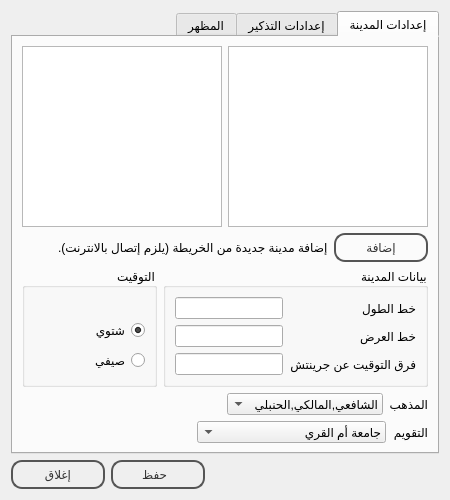
<?xml version="1.0" encoding="UTF-8"?>
<ui version="4.0">
 <class>SettingsDialog</class>
 <widget class="QDialog" name="SettingsDialog">
  <property name="geometry">
   <rect>
    <x>0</x>
    <y>0</y>
    <width>450</width>
    <height>500</height>
   </rect>
  </property>
  <property name="minimumSize">
   <size>
    <width>450</width>
    <height>500</height>
   </size>
  </property>
  <property name="maximumSize">
   <size>
    <width>450</width>
    <height>500</height>
   </size>
  </property>
  <property name="windowTitle">
   <string>Azan Settings</string>
  </property>
  <property name="windowIcon">
   <iconset resource="../images.qrc">
    <normaloff>:/images/images/configure.png</normaloff>:/images/images/configure.png</iconset>
  </property>
  <property name="layoutDirection">
   <enum>Qt::LeftToRight</enum>
  </property>
  <property name="styleSheet">
   <string notr="true">QPushButton,QToolButton {
                                    color: #333;
                                    border: 2px solid #555;
                                    border-radius: 11px;
                                    padding: 5px;
                                    background: qradialgradient(cx: 0.3, cy: -0.4,
                                    fx: 0.3, fy: -0.4,
                                    radius: 1.35, stop: 0 #fff, stop: 1 #888);
                                    min-width: 80px;
                                    }
                                    QPushButton:hover {
                                    background: qradialgradient(cx: 0.3, cy: -0.4,
                                    fx: 0.3, fy: -0.4,
                                    radius: 1.35, stop: 0 #fff, stop: 1 #bbb);
                                    }
                                    QPushButton:pressed {
                                    background: qradialgradient(cx: 0.4, cy: -0.1,
                                    fx: 0.4, fy: -0.1,
                                    radius: 1.35, stop: 0 #fff, stop: 1 #ddd);
                                    }
                                    QDialog{
                                    color: rgb(255, 255, 255);
                                    background-image: url(:/images/images/back.png);
                                    background-image: url(:/images/images/back.png);}</string>
  </property>
  <property name="modal">
   <bool>false</bool>
  </property>
  <layout class="QVBoxLayout" name="verticalLayout_5">
   <item>
    <layout class="QHBoxLayout" name="horizontalLayout_11">
     <item>
      <widget class="QTabWidget" name="tabWidget">
       <property name="enabled">
        <bool>true</bool>
       </property>
       <property name="focusPolicy">
        <enum>Qt::TabFocus</enum>
       </property>
       <property name="layoutDirection">
        <enum>Qt::RightToLeft</enum>
       </property>
       <property name="styleSheet">
        <string notr="true">#tabWidget
{
color: rgb(180, 180, 180);
background-image: url(:/images/images/back.jpeg);

}</string>
       </property>
       <property name="tabPosition">
        <enum>QTabWidget::North</enum>
       </property>
       <property name="tabShape">
        <enum>QTabWidget::Rounded</enum>
       </property>
       <property name="currentIndex">
        <number>0</number>
       </property>
       <property name="iconSize">
        <size>
         <width>32</width>
         <height>32</height>
        </size>
       </property>
       <property name="elideMode">
        <enum>Qt::ElideNone</enum>
       </property>
       <property name="documentMode">
        <bool>false</bool>
       </property>
       <property name="tabsClosable">
        <bool>false</bool>
       </property>
       <property name="movable">
        <bool>false</bool>
       </property>
       <widget class="QWidget" name="tabWidgetPage1">
        <property name="layoutDirection">
         <enum>Qt::LeftToRight</enum>
        </property>
        <attribute name="icon">
         <iconset resource="../images.qrc">
          <normaloff>:/images/images/kubbetussahra_128x128x32.png</normaloff>:/images/images/kubbetussahra_128x128x32.png</iconset>
        </attribute>
        <attribute name="title">
         <string>إعدادات المدينة</string>
        </attribute>
        <layout class="QVBoxLayout" name="verticalLayout">
         <item>
          <layout class="QHBoxLayout" name="horizontalLayout_10">
           <item>
            <widget class="QListWidget" name="listCountries"/>
           </item>
           <item>
            <widget class="QListWidget" name="listCities"/>
           </item>
          </layout>
         </item>
         <item>
          <layout class="QHBoxLayout" name="horizontalLayout_18">
           <item>
            <spacer name="horizontalSpacer_14">
             <property name="orientation">
              <enum>Qt::Horizontal</enum>
             </property>
             <property name="sizeHint" stdset="0">
              <size>
               <width>40</width>
               <height>20</height>
              </size>
             </property>
            </spacer>
           </item>
           <item>
            <widget class="QLabel" name="label_12">
             <property name="layoutDirection">
              <enum>Qt::RightToLeft</enum>
             </property>
             <property name="text">
              <string>إضافة مدينة جديدة من الخريطة (يلزم إتصال بالانترنت).</string>
             </property>
             <property name="alignment">
              <set>Qt::AlignRight|Qt::AlignTrailing|Qt::AlignVCenter</set>
             </property>
            </widget>
           </item>
           <item>
            <widget class="QPushButton" name="btnAddNew">
             <property name="text">
              <string>إضافة</string>
             </property>
            </widget>
           </item>
          </layout>
         </item>
         <item>
          <layout class="QHBoxLayout" name="horizontalLayout_7">
           <item>
            <widget class="QGroupBox" name="groupBox_2">
             <property name="layoutDirection">
              <enum>Qt::RightToLeft</enum>
             </property>
             <property name="title">
              <string>التوقيت</string>
             </property>
             <layout class="QVBoxLayout" name="verticalLayout_3">
              <item>
               <spacer name="horizontalSpacer_8">
                <property name="orientation">
                 <enum>Qt::Horizontal</enum>
                </property>
                <property name="sizeHint" stdset="0">
                 <size>
                  <width>40</width>
                  <height>20</height>
                 </size>
                </property>
               </spacer>
              </item>
              <item>
               <layout class="QHBoxLayout" name="horizontalLayout_5">
                <item>
                 <widget class="QRadioButton" name="rbWinter">
                  <property name="text">
                   <string>شتوي</string>
                  </property>
                  <property name="checked">
                   <bool>true</bool>
                  </property>
                 </widget>
                </item>
                <item>
                 <spacer name="horizontalSpacer_3">
                  <property name="orientation">
                   <enum>Qt::Horizontal</enum>
                  </property>
                  <property name="sizeHint" stdset="0">
                   <size>
                    <width>40</width>
                    <height>20</height>
                   </size>
                  </property>
                 </spacer>
                </item>
               </layout>
              </item>
              <item>
               <layout class="QHBoxLayout" name="horizontalLayout_6">
                <item>
                 <widget class="QRadioButton" name="rbSummer">
                  <property name="text">
                   <string>صيفي</string>
                  </property>
                 </widget>
                </item>
                <item>
                 <spacer name="horizontalSpacer_4">
                  <property name="orientation">
                   <enum>Qt::Horizontal</enum>
                  </property>
                  <property name="sizeHint" stdset="0">
                   <size>
                    <width>40</width>
                    <height>20</height>
                   </size>
                  </property>
                 </spacer>
                </item>
               </layout>
              </item>
             </layout>
            </widget>
           </item>
           <item>
            <widget class="QGroupBox" name="groupBox">
             <property name="layoutDirection">
              <enum>Qt::RightToLeft</enum>
             </property>
             <property name="title">
              <string>بيانات المدينة</string>
             </property>
             <layout class="QVBoxLayout" name="verticalLayout_2">
              <item>
               <layout class="QHBoxLayout" name="horizontalLayout_3">
                <item>
                 <widget class="QLabel" name="label">
                  <property name="text">
                   <string>خط الطول</string>
                  </property>
                 </widget>
                </item>
                <item>
                 <spacer name="horizontalSpacer">
                  <property name="orientation">
                   <enum>Qt::Horizontal</enum>
                  </property>
                  <property name="sizeHint" stdset="0">
                   <size>
                    <width>40</width>
                    <height>20</height>
                   </size>
                  </property>
                 </spacer>
                </item>
                <item>
                 <widget class="QLineEdit" name="txtLongitude"/>
                </item>
               </layout>
              </item>
              <item>
               <layout class="QHBoxLayout" name="horizontalLayout">
                <item>
                 <widget class="QLabel" name="label_2">
                  <property name="text">
                   <string>خط العرض</string>
                  </property>
                 </widget>
                </item>
                <item>
                 <spacer name="horizontalSpacer_2">
                  <property name="orientation">
                   <enum>Qt::Horizontal</enum>
                  </property>
                  <property name="sizeHint" stdset="0">
                   <size>
                    <width>40</width>
                    <height>20</height>
                   </size>
                  </property>
                 </spacer>
                </item>
                <item>
                 <widget class="QLineEdit" name="txtLatitude"/>
                </item>
               </layout>
              </item>
              <item>
               <layout class="QHBoxLayout" name="horizontalLayout_4">
                <item>
                 <widget class="QLabel" name="label_3">
                  <property name="text">
                   <string>فرق التوقيت عن جرينتش</string>
                  </property>
                 </widget>
                </item>
                <item>
                 <widget class="QLineEdit" name="txtTimeZone"/>
                </item>
               </layout>
              </item>
             </layout>
            </widget>
           </item>
          </layout>
         </item>
         <item>
          <layout class="QHBoxLayout" name="horizontalLayout_8">
           <item>
            <spacer name="horizontalSpacer_5">
             <property name="orientation">
              <enum>Qt::Horizontal</enum>
             </property>
             <property name="sizeHint" stdset="0">
              <size>
               <width>40</width>
               <height>20</height>
              </size>
             </property>
            </spacer>
           </item>
           <item>
            <widget class="QComboBox" name="cboxMazhab">
             <property name="layoutDirection">
              <enum>Qt::RightToLeft</enum>
             </property>
             <item>
              <property name="text">
               <string>الشافعي,المالكي,الحنبلي</string>
              </property>
             </item>
             <item>
              <property name="text">
               <string>الحنفي</string>
              </property>
             </item>
            </widget>
           </item>
           <item>
            <widget class="QLabel" name="label_4">
             <property name="layoutDirection">
              <enum>Qt::RightToLeft</enum>
             </property>
             <property name="text">
              <string>المذهب</string>
             </property>
            </widget>
           </item>
          </layout>
         </item>
         <item>
          <layout class="QHBoxLayout" name="horizontalLayout_9">
           <item>
            <spacer name="horizontalSpacer_6">
             <property name="orientation">
              <enum>Qt::Horizontal</enum>
             </property>
             <property name="sizeHint" stdset="0">
              <size>
               <width>40</width>
               <height>20</height>
              </size>
             </property>
            </spacer>
           </item>
           <item>
            <widget class="QComboBox" name="cboxCalendar">
             <property name="layoutDirection">
              <enum>Qt::RightToLeft</enum>
             </property>
             <item>
              <property name="text">
               <string>جامعة أم القري</string>
              </property>
             </item>
             <item>
              <property name="text">
               <string>الهيئة  المصرية للمساحة</string>
              </property>
             </item>
             <item>
              <property name="text">
               <string>جامعة العلوم الأسلامية بكراتشي</string>
              </property>
             </item>
             <item>
              <property name="text">
               <string>الأتحاد الأسلامي بأمريكا الشمالية</string>
              </property>
             </item>
             <item>
              <property name="text">
               <string>رابطة العالم الأسلامي</string>
              </property>
             </item>
            </widget>
           </item>
           <item>
            <widget class="QLabel" name="label_5">
             <property name="layoutDirection">
              <enum>Qt::RightToLeft</enum>
             </property>
             <property name="text">
              <string>التقويم</string>
             </property>
            </widget>
           </item>
          </layout>
         </item>
        </layout>
       </widget>
       <widget class="QWidget" name="tabWidgetPage2">
        <property name="layoutDirection">
         <enum>Qt::LeftToRight</enum>
        </property>
        <attribute name="icon">
         <iconset resource="../images.qrc">
          <normaloff>:/images/images/preferences-desktop-sound.png</normaloff>:/images/images/preferences-desktop-sound.png</iconset>
        </attribute>
        <attribute name="title">
         <string>إعدادات التذكير</string>
        </attribute>
        <layout class="QVBoxLayout" name="verticalLayout_4">
         <item>
          <layout class="QHBoxLayout" name="horizontalLayout_13">
           <item>
            <spacer name="horizontalSpacer_9">
             <property name="orientation">
              <enum>Qt::Horizontal</enum>
             </property>
             <property name="sizeHint" stdset="0">
              <size>
               <width>40</width>
               <height>20</height>
              </size>
             </property>
            </spacer>
           </item>
           <item>
            <widget class="QLabel" name="label_7">
             <property name="text">
              <string>صوت الأذان</string>
             </property>
            </widget>
           </item>
          </layout>
         </item>
         <item>
          <layout class="QHBoxLayout" name="horizontalLayout_12">
           <item>
            <spacer name="horizontalSpacer_11">
             <property name="orientation">
              <enum>Qt::Horizontal</enum>
             </property>
             <property name="sizeHint" stdset="0">
              <size>
               <width>40</width>
               <height>20</height>
              </size>
             </property>
            </spacer>
           </item>
           <item>
            <widget class="QToolButton" name="btnStop">
             <property name="sizePolicy">
              <sizepolicy hsizetype="Preferred" vsizetype="Preferred">
               <horstretch>0</horstretch>
               <verstretch>0</verstretch>
              </sizepolicy>
             </property>
             <property name="minimumSize">
              <size>
               <width>94</width>
               <height>0</height>
              </size>
             </property>
             <property name="cursor">
              <cursorShape>PointingHandCursor</cursorShape>
             </property>
             <property name="toolTip">
              <string>Stop Azan </string>
             </property>
             <property name="text">
              <string/>
             </property>
             <property name="icon">
              <iconset resource="../images.qrc">
               <normaloff>:/images/images/media-playback-pause.png</normaloff>:/images/images/media-playback-pause.png</iconset>
             </property>
             <property name="iconSize">
              <size>
               <width>30</width>
               <height>30</height>
              </size>
             </property>
            </widget>
           </item>
           <item>
            <widget class="QToolButton" name="btnPlay">
             <property name="sizePolicy">
              <sizepolicy hsizetype="Preferred" vsizetype="Preferred">
               <horstretch>0</horstretch>
               <verstretch>0</verstretch>
              </sizepolicy>
             </property>
             <property name="minimumSize">
              <size>
               <width>94</width>
               <height>0</height>
              </size>
             </property>
             <property name="cursor">
              <cursorShape>PointingHandCursor</cursorShape>
             </property>
             <property name="toolTip">
              <string>Play Azan</string>
             </property>
             <property name="autoFillBackground">
              <bool>false</bool>
             </property>
             <property name="text">
              <string/>
             </property>
             <property name="icon">
              <iconset resource="../images.qrc">
               <normaloff>:/images/images/media-playback-start.png</normaloff>:/images/images/media-playback-start.png</iconset>
             </property>
             <property name="iconSize">
              <size>
               <width>30</width>
               <height>30</height>
              </size>
             </property>
             <property name="popupMode">
              <enum>QToolButton::DelayedPopup</enum>
             </property>
             <property name="arrowType">
              <enum>Qt::NoArrow</enum>
             </property>
            </widget>
           </item>
           <item>
            <widget class="QComboBox" name="cboxAzanSound">
             <property name="layoutDirection">
              <enum>Qt::RightToLeft</enum>
             </property>
             <item>
              <property name="text">
               <string>مصر- ناصر القطامي</string>
              </property>
             </item>
             <item>
              <property name="text">
               <string>المسجد الحرام</string>
              </property>
             </item>
             <item>
              <property name="text">
               <string>المسجد النبوي</string>
              </property>
             </item>
             <item>
              <property name="text">
               <string>مصر - عبدالباسط عبد الصمد</string>
              </property>
             </item>
            </widget>
           </item>
          </layout>
         </item>
         <item>
          <widget class="Line" name="line">
           <property name="orientation">
            <enum>Qt::Horizontal</enum>
           </property>
          </widget>
         </item>
         <item>
          <layout class="QHBoxLayout" name="horizontalLayout_14">
           <item>
            <widget class="QLabel" name="label_8">
             <property name="layoutDirection">
              <enum>Qt::RightToLeft</enum>
             </property>
             <property name="text">
              <string>دقيقة</string>
             </property>
            </widget>
           </item>
           <item>
            <widget class="QSpinBox" name="spinShowZekrTimer"/>
           </item>
           <item>
            <widget class="QLabel" name="label_6">
             <property name="layoutDirection">
              <enum>Qt::RightToLeft</enum>
             </property>
             <property name="text">
              <string>إظهار الأذكار كل </string>
             </property>
            </widget>
           </item>
          </layout>
         </item>
         <item>
          <layout class="QHBoxLayout" name="horizontalLayout_15">
           <item>
            <widget class="QLabel" name="label_9">
             <property name="layoutDirection">
              <enum>Qt::RightToLeft</enum>
             </property>
             <property name="text">
              <string>ثانية</string>
             </property>
            </widget>
           </item>
           <item>
            <widget class="QSpinBox" name="spinHideZekrTimer"/>
           </item>
           <item>
            <widget class="QLabel" name="label_10">
             <property name="layoutDirection">
              <enum>Qt::RightToLeft</enum>
             </property>
             <property name="text">
              <string>أغلاق  الأذكار بعد </string>
             </property>
            </widget>
           </item>
          </layout>
         </item>
         <item>
          <widget class="QGroupBox" name="groupBox_3">
           <property name="title">
            <string>مكان ظهور الأذكار</string>
           </property>
           <layout class="QGridLayout" name="gridLayout">
            <item row="2" column="0">
             <widget class="QRadioButton" name="rbBottomLeft">
              <property name="text">
               <string/>
              </property>
             </widget>
            </item>
            <item row="0" column="0">
             <widget class="QRadioButton" name="rbTopLeft">
              <property name="text">
               <string/>
              </property>
             </widget>
            </item>
            <item row="0" column="2">
             <widget class="QRadioButton" name="rbTopRight">
              <property name="text">
               <string/>
              </property>
             </widget>
            </item>
            <item row="2" column="2">
             <widget class="QRadioButton" name="rbBottomRight">
              <property name="text">
               <string/>
              </property>
              <property name="checked">
               <bool>true</bool>
              </property>
             </widget>
            </item>
            <item row="1" column="0">
             <spacer name="verticalSpacer">
              <property name="orientation">
               <enum>Qt::Vertical</enum>
              </property>
              <property name="sizeHint" stdset="0">
               <size>
                <width>20</width>
                <height>40</height>
               </size>
              </property>
             </spacer>
            </item>
            <item row="0" column="1">
             <spacer name="horizontalSpacer_10">
              <property name="orientation">
               <enum>Qt::Horizontal</enum>
              </property>
              <property name="sizeHint" stdset="0">
               <size>
                <width>40</width>
                <height>20</height>
               </size>
              </property>
             </spacer>
            </item>
           </layout>
          </widget>
         </item>
         <item>
          <spacer name="verticalSpacer_2">
           <property name="orientation">
            <enum>Qt::Vertical</enum>
           </property>
           <property name="sizeHint" stdset="0">
            <size>
             <width>20</width>
             <height>40</height>
            </size>
           </property>
          </spacer>
         </item>
        </layout>
       </widget>
       <widget class="QWidget" name="tab">
        <attribute name="icon">
         <iconset resource="../images.qrc">
          <normaloff>:/images/images/appearance.png</normaloff>:/images/images/appearance.png</iconset>
        </attribute>
        <attribute name="title">
         <string>المظهر</string>
        </attribute>
        <layout class="QVBoxLayout" name="verticalLayout_6">
         <item>
          <layout class="QHBoxLayout" name="horizontalLayout_16">
           <item>
            <widget class="QLabel" name="label_11">
             <property name="text">
              <string>أختر السمة اللتي تناسبك  </string>
             </property>
            </widget>
           </item>
           <item>
            <widget class="QComboBox" name="cboxStyle">
             <item>
              <property name="text">
               <string>BlueSky</string>
              </property>
             </item>
            </widget>
           </item>
           <item>
            <spacer name="horizontalSpacer_12">
             <property name="orientation">
              <enum>Qt::Horizontal</enum>
             </property>
             <property name="sizeHint" stdset="0">
              <size>
               <width>40</width>
               <height>20</height>
              </size>
             </property>
            </spacer>
           </item>
          </layout>
         </item>
         <item>
          <layout class="QHBoxLayout" name="horizontalLayout_17">
           <item>
            <spacer name="horizontalSpacer_13">
             <property name="orientation">
              <enum>Qt::Horizontal</enum>
             </property>
             <property name="sizeHint" stdset="0">
              <size>
               <width>40</width>
               <height>20</height>
              </size>
             </property>
            </spacer>
           </item>
          </layout>
         </item>
         <item>
          <spacer name="verticalSpacer_3">
           <property name="orientation">
            <enum>Qt::Vertical</enum>
           </property>
           <property name="sizeHint" stdset="0">
            <size>
             <width>20</width>
             <height>362</height>
            </size>
           </property>
          </spacer>
         </item>
        </layout>
       </widget>
      </widget>
     </item>
    </layout>
   </item>
   <item>
    <layout class="QHBoxLayout" name="horizontalLayout_2">
     <item>
      <widget class="QPushButton" name="pushButton">
       <property name="text">
        <string>إغلاق</string>
       </property>
      </widget>
     </item>
     <item>
      <widget class="QPushButton" name="btnSaveSettings">
       <property name="text">
        <string>حفظ  </string>
       </property>
      </widget>
     </item>
     <item>
      <spacer name="horizontalSpacer_7">
       <property name="orientation">
        <enum>Qt::Horizontal</enum>
       </property>
       <property name="sizeHint" stdset="0">
        <size>
         <width>40</width>
         <height>20</height>
        </size>
       </property>
      </spacer>
     </item>
    </layout>
   </item>
  </layout>
 </widget>
 <resources>
  <include location="../images.qrc"/>
 </resources>
 <connections>
  <connection>
   <sender>pushButton</sender>
   <signal>clicked()</signal>
   <receiver>SettingsDialog</receiver>
   <slot>close()</slot>
   <hints>
    <hint type="sourcelabel">
     <x>57</x>
     <y>491</y>
    </hint>
    <hint type="destinationlabel">
     <x>515</x>
     <y>0</y>
    </hint>
   </hints>
  </connection>
 </connections>
</ui>
